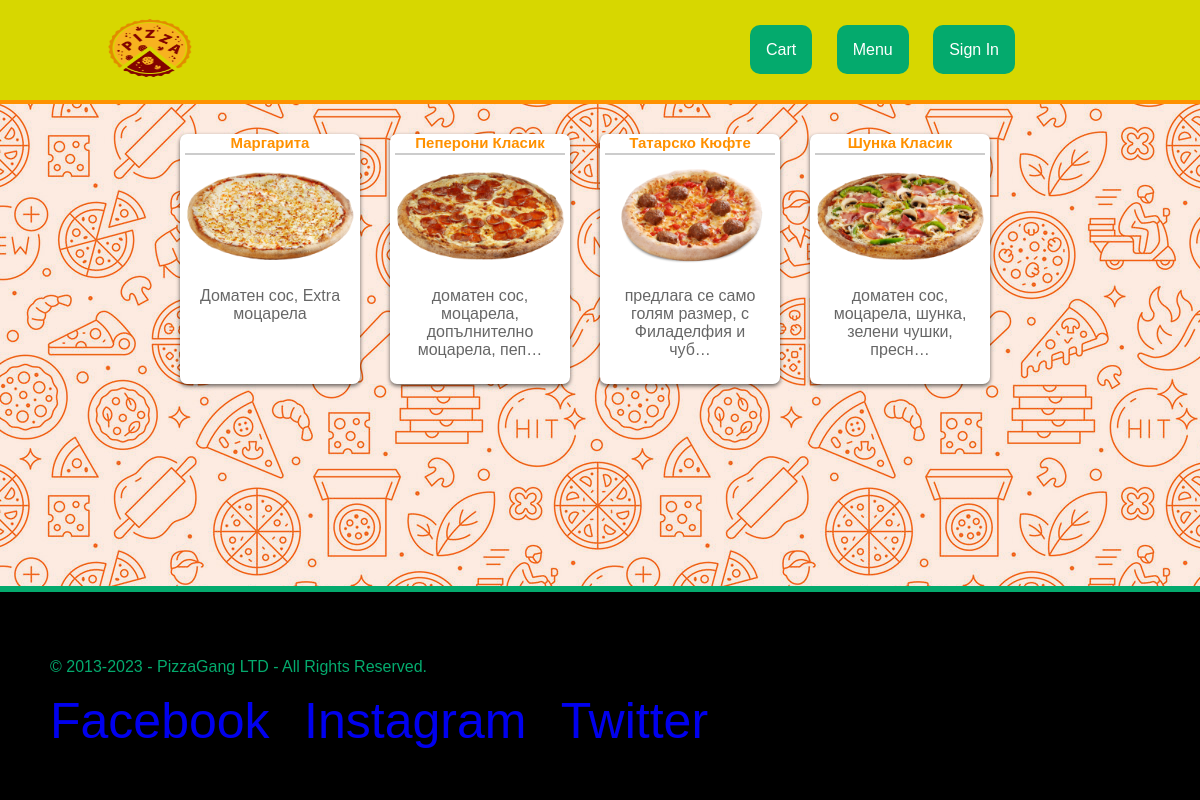
The app's page /menu/ with its own data.
### PizzaGang/web/models.py (models this page shows, shortened)
class Pizza(models.Model):
    PE = "PE"
    SM = "SM"
    ME = "ME"
    LA = "LA"
    SIZE = [
        (PE, "Personal"),
        (SM, "Small"),
        (ME, "Medium"),
        (LA, "Large"),
    ]
    name = models.CharField(max_length=30)
    ingredients = models.TextField()
    image = models.ImageField(upload_to='static/pictures/', blank=True, null=True)
    size = models.CharField(max_length=30, choices=SIZE, blank=True, null=True)
    is_offer = models.BooleanField(blank=True, null=True)

### PizzaGang/web/views.py (the view)
# urls.py: path('menu/', ListPizzaView.as_view(), name='menu'),
class ListPizzaView(ListView):
    template_name = 'menu.html'
    model = Pizza

### templates/menu.html
{% extends 'base/base.html' %}
{% load static %}
{% block link %}
    <link rel="stylesheet" href="{% static 'css/menu.css' %}">
{% endblock %}
{% block content %}
    <div class="pizza-box-main-container">
        {% for pizza in object_list %}
        <a href="{% url 'pizza-details' pizza.pk %}">
        <div class="pizza-box-container">
            <h1 class="pizza-title-name">{{ pizza.name }}</h1>
            <hr>
            <div class="pizza-img-container">
                <img src="{{ pizza.image.url }}" alt="pizza-img" class="pizza-img">
            </div>
            <div class="pizza-desc-container">
                <p>{{ pizza.ingredients|truncatechars:50 }}</p>
            </div>
        </div>
        </a>
        {% endfor %}
    </div>
{% endblock %}

### static/css/base.css (style rules this page uses)
* { font-family: Arial, Helvetica, sans-serif; text-decoration: none; }
html, body { height: 100%; margin: 0; background-image: url("/static/pictures/background.jpg"); }
body { display: flex; flex-direction: column; }

### static/css/menu.css (style rules this page uses)
.pizza-box-main-container { display: flex; justify-content: center; margin-top: 20px; }
.pizza-box-container { height: 250px; width: 170px; border-radius: 7px; background-color: rgb(255, 255, 255); margin-right: 30px; padding-left: 5px; padding-right: 5px; transition: width 0.2s ease-in-out; text-align: center; box-shadow: 0 2px 4px rgba(0, 0, 0, 0.6); }
.pizza-img-container { margin-top: 10px; overflow: hidden; }
.pizza-img-container img { border-radius: 10px; height: 100%; width: 100%; object-fit: cover; }
.pizza-desc-container { word-wrap: break-word; padding-left: 8px; padding-right: 8px; color: rgba(0, 0, 0, 0.6); }
hr { border: none; border-top: 2px solid rgba(0, 0, 0, 0.2); margin: 0; }
.pizza-title-name { color: rgb(255, 145, 0); font-size: 15px; margin-bottom: 2px; }

### records on screen
Pizza: name "Маргарита", image (picture), ingredients "Доматен сос, Extra моцарела"
Pizza: name "Пеперони Класик", image (picture), ingredients "доматен сос, моцарела, допълнително моцарела, пеп…"
Pizza: name "Татарско Кюфте", image (picture), ingredients "предлага се само голям размер, с Филаделфия и чуб…"
Pizza: name "Шунка Класик", image (picture), ingredients "доматен сос, моцарела, шунка, зелени чушки, пресн…"
